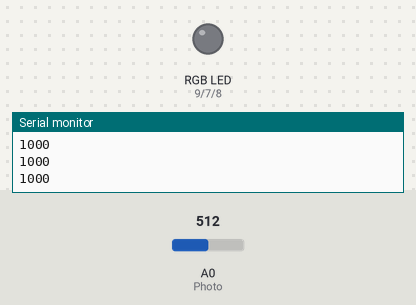
This sketch was run on a simulated Arduino Uno, built with avr-gcc and run on an emulated ATmega328P. Shown: an RGB LED mixed from three pins (HIGH = lit), the last lines printed to the serial monitor. The inputs (shaded band) are chosen by the test bench; at power-on: A0 (Photo) = 512.

Above: at 6.2 s.
6.3 s: A0 (Photo) set to 246
7.8 s: A0 (Photo) set to 215
At 8.8 s:
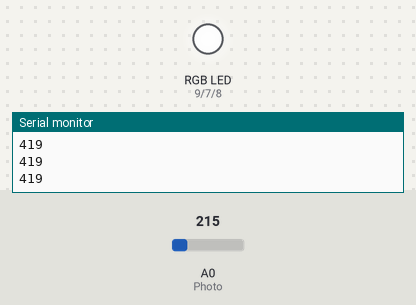
Timing chart, 0 to 10.8 s (numbered marks = the images above; inputs shaded):
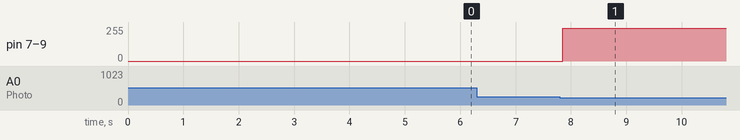

The sketch:

ideoCigs.ino
```cpp
int Photo = 0; // will be used for analog 0.
int PhotoVal = 0; // value of output
int PhotoMax;
int PhotoMin;
const int ledPinRed = 9;
const int ledPinBlue = 8;
const int ledPinGreen = 7;
unsigned char Num;

void setup() {
Serial.begin(9600); //start serial Monitor
pinMode(ledPinRed, OUTPUT);
pinMode(ledPinBlue, OUTPUT);
pinMode(ledPinGreen, OUTPUT);
Serial.println("Wait 5 seconds for calibration please.");

 // calibrate during the first five seconds
 while (millis() < 5000) {
   PhotoVal = analogRead(Photo);

   // record the maximum sensor value
   if (PhotoVal > PhotoMax) {
     PhotoMax = PhotoVal;
   }

   // record the minimum sensor value
   if (PhotoVal < PhotoMin) {
     PhotoMin = PhotoVal;
   }
 }
Serial.println("Calibration ended, beginning program");
}

void loop() {
  digitalWrite(ledPinGreen, LOW);
  digitalWrite(ledPinBlue, LOW);
  digitalWrite(ledPinRed, LOW);
PhotoVal = analogRead(Photo);
PhotoVal = map(PhotoVal, PhotoMin, PhotoMax, 0, 1000);

// One Light Lit (Only a little light)
if (PhotoVal <= 450) {
  digitalWrite(ledPinGreen, HIGH);
  digitalWrite(ledPinBlue, HIGH);
   digitalWrite(ledPinRed, HIGH);
}

else if (PhotoVal >= 450) {
  digitalWrite(ledPinGreen, LOW);
  digitalWrite(ledPinBlue, LOW);
   digitalWrite(ledPinRed, LOW);
}


Serial.println(PhotoVal); //prints photoresistor value
}
```

Measured:
- the behaviour switches between 231 and 230 on A0 (Photo) (found by bisection; images 0 and 1)
- after the input at 7.8 s, pin 7 (ledPinGreen), pin 8 (ledPinBlue), pin 9 (ledPinRed): 0/255 → 247/255 after 0.05 s
